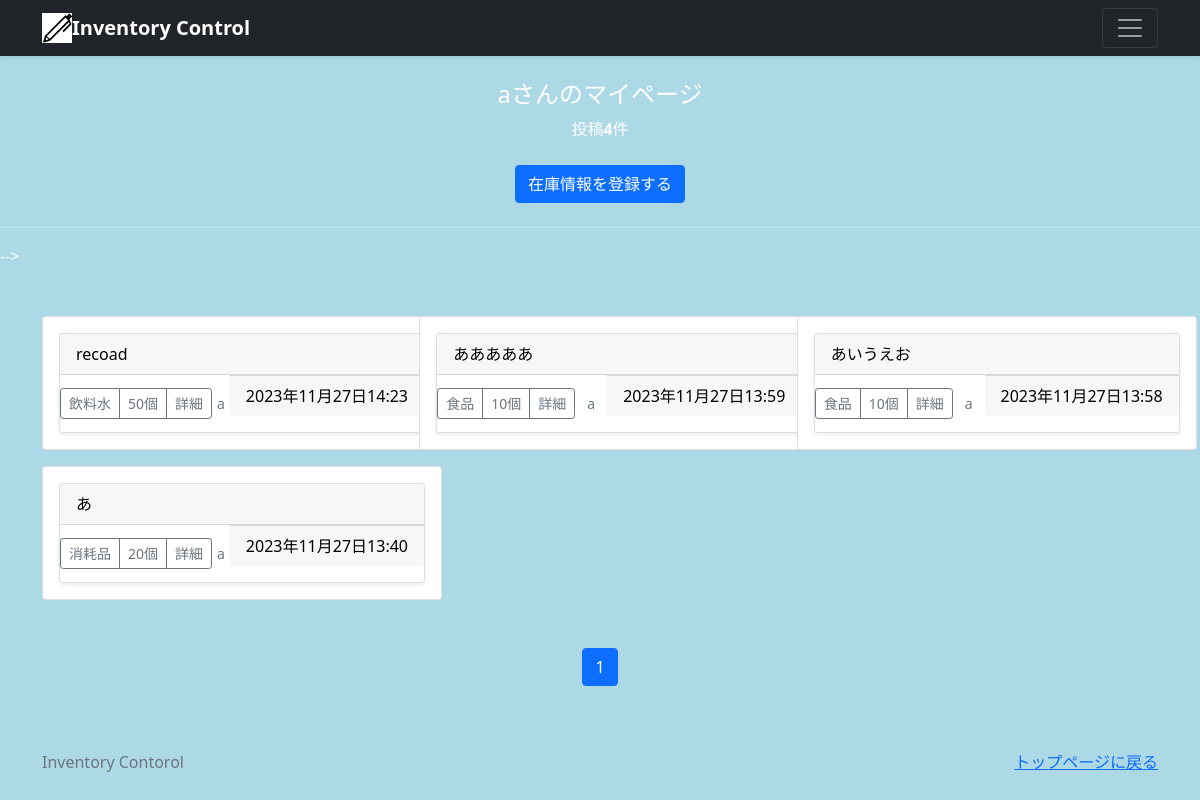
The app's page /mypage/ (signed in), older data.
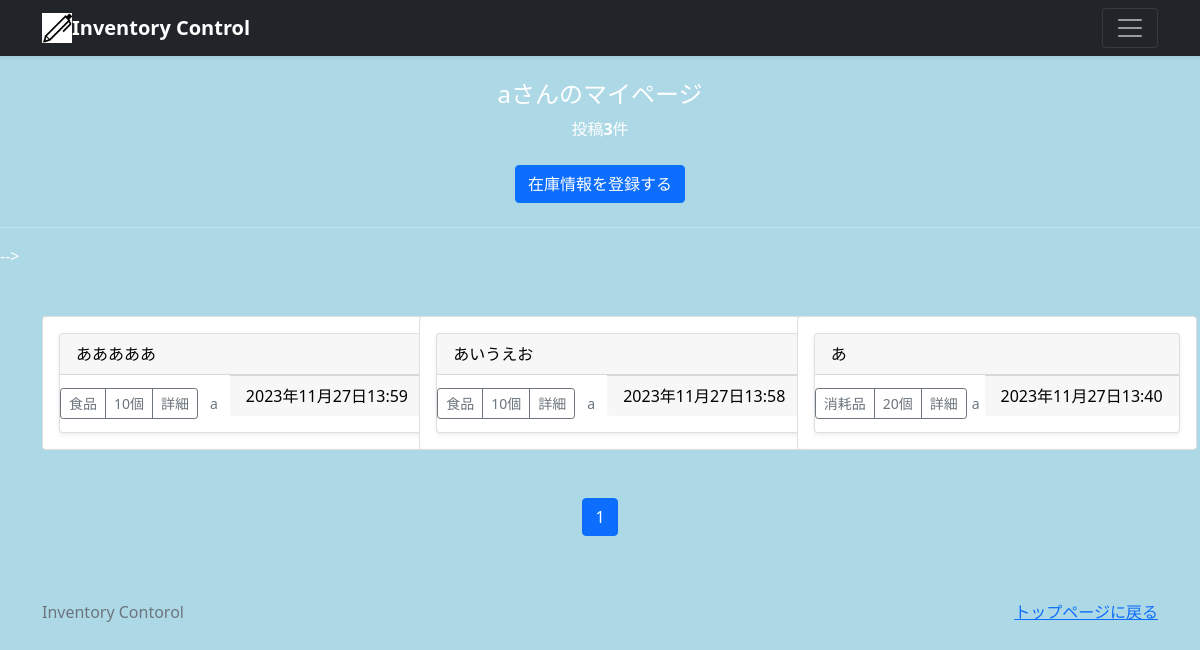
The same page, newer data.
### accounts/models.py (models this page shows)
class CustomUser(AbstractUser):
    pass

### stock/models.py (models this page shows, shortened)
class StockPost(models.Model):
    user = models.ForeignKey(
        CustomUser,
        verbose_name='ユーザー',
        on_delete=models.CASCADE
    )
    category = models.ForeignKey(
        Category,
        verbose_name='カテゴリ',
        on_delete=models.PROTECT
    )
    title = models.CharField(
        verbose_name='商品名',
        max_length=50
    )
    posted_at = models.DateTimeField(
        verbose_name='入荷日時',
        auto_now_add=True
    )
    many = models.IntegerField(
        verbose_name='入荷数',
        blank=True,
        null=True,
    )
    comment = models.TextField(
        verbose_name='備考',
    )

class Category(models.Model):
    title = models.CharField(
        verbose_name= 'カテゴリ',
        max_length= 20
    )

### stock/views.py (the view)
# urls.py: path('mypage/',views.MypageView.as_view(), name = 'mypage'),
class MypageView(ListView):
    template_name = 'mypage.html'
    paginate_by = 9
    def get_queryset(self):
        queryset = StockPost.objects.filter(
           user = self.request.user).order_by('-posted_at')
        return queryset

### stock/templates/mypage.html (shortened to what this page needs)
{% extends 'base.html' %}
      {% block contents %}
      {% if user.is_authenticated %}
        <br>
        <div style = "text-align:center;">
         <h4>{{user.username}}さんのマイページ</h4>
         {% if object_list.count == 0 %}
         <p>{{user.username}}さんの投稿はありません</p>
         {% else %}
         <p>投稿<strong>{{object_list.count}}</strong>件</p>
         {% endif %}
         <a href = "{% url 'stock:post' %}"
         class = 'btn btn-primary my-2'>在庫情報を登録する</a>
        </div>
        <hr>
      {% endif %}
      {% include "stock_list.html" %}
      {% include "pagination.html" %}
      {% endblock %}

### stock/templates/base.html (shortened to what this page needs)
{% load static %}
<!doctype html>
<html lang="ja">
  <head>
    <link href="https://cdn.jsdelivr.net/npm/bootstrap@5.0.2/dist/css/bootstrap.min.css" rel="stylesheet">
  </head>
  <body>
  <link href={% static "css/home.css" %} rel="stylesheet">
<header>
  <div class="navbar navbar-dark bg-dark shadow-sm">
    <div class="container">
      <a href="{% url 'stock:index' %}" class="navbar-brand d-flex align-items-center">
        <img src = {% static 'img/pen.ico' %} width="30" height="30">
        <strong>Inventory Control</strong>
      </a>
      <button class="navbar-toggler" type="button" data-bs-toggle="collapse" data-bs-target="#navbarHeader" aria-controls="navbarHeader" aria-expanded="false" aria-label="Toggle navigation">
        <span class="navbar-toggler-icon"></span>
      </button>
    </div>
  </div>
</header>
<main>
  {% block contents %}{% endblock %}
</main>
<footer class="text-muted py-5">
  <div class="container">
    <p class="float-end mb-1">
      <a href="{% url 'stock:index' %}">トップページに戻る</a>
    </p>
    <p class="mb-1">Inventory Contorol</p>
  </div>
</footer>
  </body>
</html>

### stock/templates/stock_list.html
{% load static %}
<link href={% static "css/home.css" %} rel="stylesheet">  -->
<div id = tekitou>
 <div class = "album py-5 be-light">
    <div class="container">
      <div class="row row-cols-1 row-cols-sm-2 row-cols-md-3 g-3">
        {% for record in object_list %}
        <div class="col">
         <div class = "card-deck" style = "width: 10;">
          <div class="card" style="width: 25rem;">
            <div class="card-body">
             <div class = "card shadow-sm">
              <p class="card-header">{{record.title}}</p>
              <div class="d-flex justify-content-between align-items-center">
                <div class = "btn-group">
                  <button type="button" class="btn btn-sm btn-outline-secondary">{{record.category.title}}</button>
                  <button type="button" class="btn btn-sm btn-outline-secondary">{{record.many}}個</button>
                  <button type="button" class="btn btn-sm btn-outline-secondary"
                  onclick = "location.href = '{% url 'stock:stock_detail' record.pk %}'">詳細</button>
                </div>
                <small class = "text-muted">{{record.user.username}}</small>
                <p class = "card-footer">{{record.posted_at}}</p>
              </div>
             </div>
            </div>
          </div>
         </div>
        </div>
        {% endfor %}
      </div>
    </div>
 </div>
</div>

### stock/templates/pagination.html (shortened to what this page needs)
<ul class="pagination"
    style="justify-content:center">
    {% for num in page_obj.paginator.page_range %}
        {% if page_obj.number == num %}
        <li class ="page-item active">
            <span class="page-link">{{ num }}</span>
        </li>
        {% else %}
        <li class = "page-item">
            <a class = "page-link" href ="?page={{ num }}">{{ num }}</a>
        </li>
        {% endif %}
    {% endfor %}
</ul>

### static/css/home.css (style rules this page uses)
body { color: white; background-color: lightblue; }
#tekitou { color: black; }

Row changes from the older to the newer data that the page shows:
removed StockPost: title "recoad", category "飲料水", many "50", user.username "a", posted_at "2023年11月27日14:23"
Text that changed along with them:
{{ object_list.count }}: "4" → "3"
